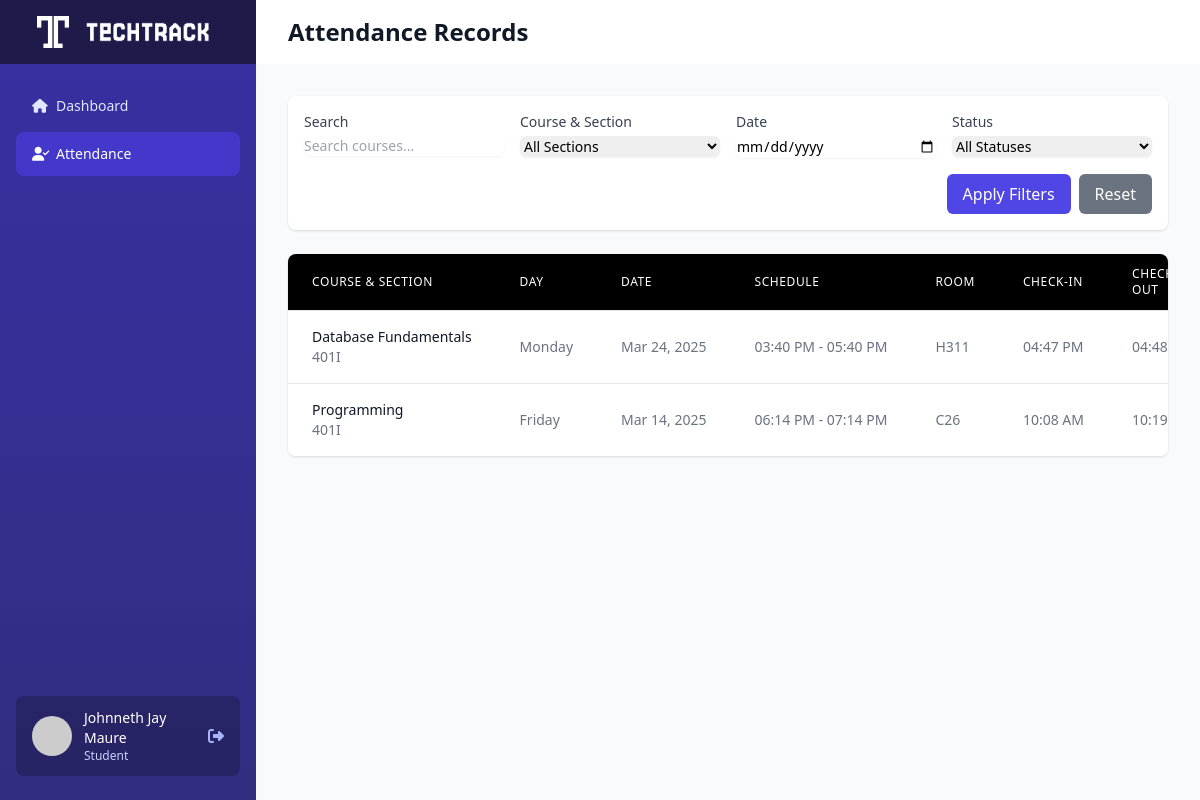
/student/student_attendance.php (signed in), run on the app's committed database.
### tables this page shows
CREATE TABLE `user` (
  `user_id` int(11) NOT NULL,
  `id_number` varchar(20) NOT NULL,
  `email` varchar(255) NOT NULL,
  `password` varchar(255) NOT NULL,
  `name` varchar(255) NOT NULL,
  `section` varchar(20) DEFAULT NULL,
  `rfid_tag` varchar(255) DEFAULT NULL,
  `role_id` int(1) NOT NULL
);

CREATE TABLE `attendance` (
  `attendance_id` int(11) NOT NULL,
  `user_id` int(11) NOT NULL,
  `schedule_id` int(11) NOT NULL,
  `section` varchar(50) NOT NULL,
  `course_id` int(11) NOT NULL,
  `date` date NOT NULL,
  `check_in_time` time DEFAULT NULL,
  `check_out_time` time DEFAULT NULL,
  `status` enum('Present','Absent','Late','Cutting') NOT NULL
);

CREATE TABLE `courses` (
  `course_id` int(11) NOT NULL,
  `course_name` varchar(255) NOT NULL,
  `start_date` date NOT NULL,
  `end_date` date NOT NULL
);

CREATE TABLE `schedules` (
  `schedule_id` int(11) NOT NULL,
  `section` varchar(50) NOT NULL,
  `course_id` int(11) NOT NULL,
  `instructor_id` int(11) NOT NULL,
  `room` varchar(50) NOT NULL,
  `day` enum('Monday','Tuesday','Wednesday','Thursday','Friday','Saturday','Sunday') NOT NULL,
  `start_time` time NOT NULL,
  `end_time` time NOT NULL,
  `checkin_grace_period` int(11) NOT NULL DEFAULT 10,
  `checkout_grace_period` int(11) NOT NULL DEFAULT 10
);

### student/student_attendance.php (the view, shortened to what this page needs)
<?php
include '../db_config.php';
$stmt = $conn->prepare("SELECT name, user_id FROM user WHERE id_number = ? AND role_id = 3");
$stmt->bind_param("s", $_SESSION['user_id']);
$stmt->execute();
$result = $stmt->get_result();
$student = $result->fetch_assoc();
$search = $_GET['search'] ?? '';
$date_filter = $_GET['date'] ?? '';
$query = "SELECT a.*, c.course_name, s.section, s.day, s.start_time, s.end_time, s.room
          FROM attendance a
          JOIN schedules s ON a.schedule_id = s.schedule_id
          JOIN courses c ON s.course_id = c.course_id
          WHERE a.user_id = ?";
$query .= " ORDER BY a.date DESC, s.start_time ASC";
$types = "i";
$params = [$student['user_id']];
$stmt = $conn->prepare($query);
if (!empty($params)) {
    $stmt->bind_param($types, ...$params);
}
$stmt->execute();
$attendance_records = $stmt->get_result();
?>
<!DOCTYPE html>
<html lang="en">
<head>
    <script src="https://cdn.tailwindcss.com"></script>
    <link rel="stylesheet" href="https://cdnjs.cloudflare.com/ajax/libs/font-awesome/6.4.0/css/all.min.css">
</head>
<body class="bg-gray-50">
    <div class="flex h-screen overflow-hidden">
        <div class="hidden md:flex md:flex-shrink-0">
            <div class="flex flex-col w-64 bg-gradient-to-b from-indigo-800 to-indigo-900">
                <div class="flex items-center justify-center h-16 px-4 bg-indigo-950">
                    <div class="text-xl font-semibold text-white flex items-center">
                        <img src="../images/dashboard_logo.png" alt="Dashboard Logo" class="h-8 w-8 mr-2">
                        <img src="../images/TECHTRACK.png" alt="TECHTRACK" class="h-6">
                    </div>
                </div>
                <div class="flex flex-col flex-grow px-4 mt-5">
                    <nav class="flex-1 space-y-1">
                        <a href="student_dashboard.php" class="flex items-center px-4 py-3 text-sm font-medium text-indigo-100 rounded-lg hover:bg-indigo-700">
                            <i class="fas fa-home w-6"></i>
                            <span>Dashboard</span>
                        </a>
                        <a href="student_attendance.php" class="flex items-center px-4 py-3 text-sm font-medium text-white bg-indigo-700 rounded-lg">
                            <i class="fas fa-user-check w-6"></i>
                            <span>Attendance</span>
                        </a>
                    </nav>
                    <div class="flex items-center px-4 py-3 mt-auto mb-6 bg-indigo-950 bg-opacity-50 rounded-lg">
                        <img class="w-10 h-10 rounded-full" src="https://ui-avatars.com/api/?name=<?= urlencode($student['name']) ?>&background=6366F1&color=fff" alt="User">
                        <div class="ml-3">
                            <p class="text-sm font-medium text-white"><?= htmlspecialchars($student['name']) ?></p>
                            <p class="text-xs text-indigo-200">Student</p>
                        </div>
                        <a href="../logout.php" class="ml-auto text-indigo-300 hover:text-white">
                            <i class="fas fa-sign-out-alt"></i>
                        </a>
                    </div>
                </div>
            </div>
        </div>
        <div class="flex flex-col flex-1 overflow-hidden">
            <header class="bg-white shadow">
                <div class="px-4 sm:px-6 lg:px-8 py-4">
                    <div class="flex items-center justify-between">
                        <h2 class="text-2xl font-semibold text-gray-900">Attendance Records</h2>
                    </div>
                </div>
            </header>
            <main class="flex-1 overflow-y-auto bg-gray-50 p-4 sm:p-6 lg:p-8">
                <div class="bg-white p-4 rounded-lg shadow mb-6">
                    <form method="GET" class="grid grid-cols-1 md:grid-cols-4 gap-4">
                        <div>
                            <label for="search" class="block text-sm font-medium text-gray-700">Search</label>
                            <input type="text" name="search" id="search" value="<?= htmlspecialchars($search) ?>"
                                   class="mt-1 block w-full rounded-md border-gray-300 shadow-sm focus:border-indigo-500 focus:ring-indigo-500 sm:text-sm"
                                   placeholder="Search courses...">
                        </div>
                        <div>
                            <label for="section" class="block text-sm font-medium text-gray-700">Course & Section</label>
                            <select name="section" id="section"
                                    class="mt-1 block w-full rounded-md border-gray-300 shadow-sm focus:border-indigo-500 focus:ring-indigo-500 sm:text-sm">
                                <option value="">All Sections</option>
                            </select>
                        </div>
                        <div>
                            <label for="date" class="block text-sm font-medium text-gray-700">Date</label>
                            <input type="date" name="date" id="date" value="<?= htmlspecialchars($date_filter) ?>"
                                   class="mt-1 block w-full rounded-md border-gray-300 shadow-sm focus:border-indigo-500 focus:ring-indigo-500 sm:text-sm">
                        </div>
                        <div>
                            <label for="status" class="block text-sm font-medium text-gray-700">Status</label>
                            <select name="status" id="status"
                                    class="mt-1 block w-full rounded-md border-gray-300 shadow-sm focus:border-indigo-500 focus:ring-indigo-500 sm:text-sm">
                                <option value="">All Statuses</option>
                            </select>
                        </div>
                        <div class="md:col-span-4 flex justify-end space-x-2">
                            <button type="submit" class="bg-indigo-600 text-white px-4 py-2 rounded-md hover:bg-indigo-700">
                                Apply Filters
                            </button>
                            <a href="student_attendance.php" class="bg-gray-500 text-white px-4 py-2 rounded-md hover:bg-gray-600">
                                Reset
                            </a>
                        </div>
                    </form>
                </div>
                <div class="bg-white shadow rounded-lg overflow-hidden">
                    <div class="overflow-x-auto">
                        <table class="min-w-full divide-y divide-gray-200">
                            <thead class="bg-black text-white">
                                <tr>
                                    <th class="px-6 py-3 text-left text-xs font-medium uppercase tracking-wider">
                                        Course & Section
                                    </th>
                                    <th class="px-6 py-3 text-left text-xs font-medium uppercase tracking-wider">
                                        Day
                                    </th>
                                    <th class="px-6 py-3 text-left text-xs font-medium uppercase tracking-wider">
                                        Date
                                    </th>
                                    <th class="px-6 py-3 text-left text-xs font-medium uppercase tracking-wider">
                                        Schedule
                                    </th>
                                    <th class="px-6 py-3 text-left text-xs font-medium uppercase tracking-wider">
                                        Room
                                    </th>
                                    <th class="px-6 py-3 text-left text-xs font-medium uppercase tracking-wider">
                                        Check-in
                                    </th>
                                    <th class="px-6 py-3 text-left text-xs font-medium uppercase tracking-wider">
                                        Check-out
                                    </th>
                                </tr>
                            </thead>
                            <tbody class="bg-white divide-y divide-gray-200">
                                <?php if ($attendance_records->num_rows > 0): ?>
                                    <?php while ($record = $attendance_records->fetch_assoc()): ?>
                                        <tr>
                                            <td class="px-6 py-4 whitespace-nowrap">
                                                <div class="text-sm font-medium text-gray-900">
                                                    <?= htmlspecialchars($record['course_name']) ?>
                                                </div>
                                                <div class="text-sm text-gray-500">
                                                    <?= htmlspecialchars($record['section']) ?>
                                                </div>
                                            </td>
                                            <td class="px-6 py-4 whitespace-nowrap text-sm text-gray-500">
                                                <?= htmlspecialchars($record['day']) ?>
                                            </td>
                                            <td class="px-6 py-4 whitespace-nowrap text-sm text-gray-500">
                                                <?= date('M d, Y', strtotime($record['date'])) ?>
                                            </td>
                                            <td class="px-6 py-4 whitespace-nowrap text-sm text-gray-500">
                                                <?= date('h:i A', strtotime($record['start_time'])) ?> -
                                                <?= date('h:i A', strtotime($record['end_time'])) ?>
                                            </td>
                                            <td class="px-6 py-4 whitespace-nowrap text-sm text-gray-500">
                                                <?= htmlspecialchars($record['room']) ?>
                                            </td>
                                            <td class="px-6 py-4 whitespace-nowrap text-sm text-gray-500">
                                                <?= !empty($record['check_in_time']) ? date('h:i A', strtotime($record['check_in_time'])) : 'N/A' ?>
                                            </td>
                                            <td class="px-6 py-4 whitespace-nowrap text-sm text-gray-500">
                                                <?= !empty($record['check_out_time']) ? date('h:i A', strtotime($record['check_out_time'])) : 'N/A' ?>
                                            </td>
                                        </tr>
                                    <?php endwhile; ?>
                                <?php endif; ?>
                            </tbody>
                        </table>
                    </div>
                </div>
            </main>
        </div>
    </div>
</body>
</html>

### data on the page
user: name "Johnneth Jay Maure"
attendance: courses.course_name "Database Fundamentals", schedule.section "401I", schedule.day "Monday", date "Mar 24, 2025", schedule.start_time "03:40 PM", schedule.end_time "05:40 PM", schedule.room "H311", check_in_time "04:47 PM", check_out_time "04:48…"
attendance: courses.course_name "Programming", schedule.section "401I", schedule.day "Friday", date "Mar 14, 2025", schedule.start_time "06:14 PM", schedule.end_time "07:14 PM", schedule.room "C26", check_in_time "10:08 AM", check_out_time "10:19…"
